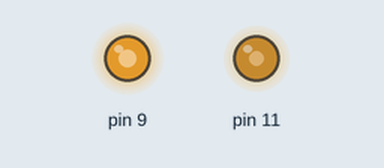
A sketch run on a simulated Arduino Uno, built with avr-gcc and run on an emulated ATmega328P. On the bench: output pins drawn as LEDs (lit = HIGH).

Above: at 0.1 s.
Timing chart, 0 to 1.6 s (numbered marks = the images above):
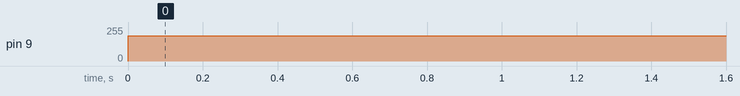

The sketch:

OCanada-ArduinoUnoR3-DualChannel.ino
```cpp
/*

    Ryerson University
    G. Raymond Chang School of Continuing Education

    CCPS 310 (1J0) – Computer Organization II – Winter 2020
    Instructor: Alexander Ufkes (https://www.linkedin.com/in/alex-ufkes-37154844/)
    Lab 6 - Lab 6 – AVR III: Program a piece of music for the Arduino Uno Board to play on the passive buzzer

    Version 2: O'Canada, double-line melody;
    one buzzer on pin 9 of the Arduino Uno Board, and another on its pin 11.
       - Main melody on pin 9      (buzzer 1).
       - Accompaniment on pin 11   (buzzer 2).

    Melody lines is encoded by me, Rob (Sohrab) Soltani, in April 2020 (https://rob.soltani.io).
    Melody lines are based on the score downloaded from: http://cantorion.org/music/3873/O-Canada-French-lyrics.

*/

// pitches.h provided by Alexander Ufkes
# include "pitches.h"

// Processor frequency divided by 8 (because using an 8-bit counter?)
#define BUZZER_CLOCK 16000000/8

// timer_init initializes time/counter control registers TCCR1A, TCCR1B, TCCR2A and TCCR2B
// Function sets appropriate bits in the registers
// Function was originally provided by Alexander Ufkes
void timer_init(void)
{

    // Using ARC Assembly language, set the bit for pin 9
    // on the DDRB register which is port B's data direction register (0x04).
    // This sets the pin as output.
   asm(" sbi 0x04, 1 ");

   TCCR1A = (1 << COM1A1) | (1 << WGM11);
   TCCR1B = (1 << WGM13)  | (1 << WGM12)  | (1 << CS11);

   // The rest of the code in this function by me.

   // Using ARC Assembly language, set the bit for pin 11
   // on the DDRB register which is port B's data direction register (0x04).
   // This sets the pin as output.
   asm(" sbi 0x04, 3 "); // Use PWM pin 11 Port b3 for accompaniment

   // Registers TCCR2A and TCCR2B are used to achive the secondary PWM,
   // for the second buzzer to be able to play a different frequency.
   // Second PWM implementation inspired by: https://www.arduino.cc/en/Tutorial/SecretsOfArduinoPWM
   TCCR2A =  (1 << COM2A0) | (1 << WGM20);
   TCCR2B =  (1 << WGM22)  | (1 << CS22);

}

// PlayTones accepts two frequency parameters; each for one buzzer.

// Based on freq, it sets the values of ICR1 and OCR1A registers,
// which in turn change the tone produced by buzzer 1 on pin 9.

// Based on freq2, the functionsets the value of OCR2A,
// which in turn changes the tone produced by buzzer 2 on pin 11.

// The PlayTones function is written by me
// based on the tone function originally provided by Alexander Ufkes;
// the tone function can be seen in: https://github.com/rob-soltani/OCanada-ArduinoUnoR3-SingleChannel.

// Unlike the SingleChannel (the GitHub project link above),
// in this project I do not use muteDurations
// as a separate array for silence between the notes.
// Instead my PlayTones function treats zeroes in the notes
// as silent notes with their own note duration in the
// noteDurations array.
void PlayTones(uint16_t freq, uint16_t freq2)
{

   // Part I: Handle buzzer 1 on pin 9
   // Check if we have silent note
   if (freq != 0 )
   {
     // We don't have silent note if we get here.

     // Again, set the bit for pin 9 on port B's data direction register (0x04)
     // because for some notes, and silence at the end, both the mute function
     // and the this (PlayTones) function clear the bit, so we need it set
     // again to play tones.
     asm(" sbi 0x04, 1 ");

     // Set the value of the Input Capture Register based on the input frequency.
     ICR1 = BUZZER_CLOCK/freq;

     // Set the value of the OCR1A register which is connected to pin 9.
     OCR1A = ICR1*3/4;
   }
   else
   {
     // We have a silent note if we get here.

     // Clear the LSB bit (pin 9) on port B's data direction register (0x04),
     // to stop output tone.
      asm(" cbi 0x04, 1 ");

      // Also, clear the LSB bit (pin 9) on port B's data register (0x05),
      // to stop output tone.
      asm(" cbi 0x05, 1 ");
   }


   // Part II: Handle buzzer 2 on pin 11
   // Check if we have silent note
   if (freq2 != 0 )
   {
     // We don't have silent note if we get here.

     // Again, set the bit for pin 11 on port B's data direction register (0x04)
     // because for some notes, and silence at the end, both the mute function
     // and the this (PlayTones) function clear the bit, so we need it set
     // again to play tones.
     asm(" sbi 0x04, 3 ");

     // Set the value of the OCR2A register which is connected to pin 11.
     // This way of setting PWM on register OCR2A (pin 11)is inspired by: https://www.arduino.cc/en/Tutorial/SecretsOfArduinoPWM
     OCR2A = BUZZER_CLOCK/64/(freq2)/2/2;
   }
   else
   {
     // We have a silent note if we get here.

     // Clear the 3rd bit (pin 11) on port B's data direction register (0x04),
     // to stop output tone.
      asm(" cbi 0x04, 3 ");

      // Also, clear the 3rd bit (pin 11) on port B's data register (0x05),
      // to stop output tone.
      asm(" cbi 0x05, 3 ");
   }

}

// The mute function achieves silence and silent notes when needed
// by clearing the pin 9 and pin 11 outputs and clearing the data direction bits.
// Function was originally provided by Alexander Ufkes and was modified by me to
// accomodate the second buzzer
void mute(void)
{
  // Clear the LSB bit on port B's data direction register (0x04),
  // to stop output tone.
  asm(" cbi 0x04, 1 ");

  // Also, clear the LSB bit on port B's data register (0x05),
  // to stop output tone.
  asm(" cbi 0x05, 1 ");

  asm(" cbi 0x04, 1 ");
  asm(" cbi 0x05, 1 ");

  asm(" cbi 0x04, 3 ");
  asm(" cbi 0x05, 3 ");
}

// The ususal Arduino setup function
// Function was provided by Alexander Ufkes
void setup()
{
  timer_init();
}


// The general template of the following three arrays and the loop Function
// was provided by Alexander Ufkes

/*
   An array to hold the notes for the main melody line of O Canada
   These are encoded by me.
   Zeroes represent silent notes (when the buzzer 1 on pin 9 is silenced).
*/
/*
   I divided the melody into what I call sentences (is that a valid music term?),
   which to me are musical statements that have musical meaning with a start,
   and an end. This helped me be able to listen and debug the music better.

   Each of these musical sentences are roughly represented as a group of four bars,
   which correspond to the bars in the original sheet music cited above.
   Each bar is on a separate line.

   This note groupings or buckets used in melody_line1, melody_line2, and noteDurations arrays.

   To synchronize melody lines, I decided to use one note duration in the
   noteDurations for both melody lines. That required me to repeat any note in one line
   which started at the same time as another note in the other line but itself
   was a longer note; e.g. if in a bar, the main melody began the bar with a whole note,
   but the accompaniment (second melody line) began with an eight note, I used durations in
   muteDurations so that it fit the smallest note which meant that the whole note had to
   be repeated as many times as there were notes in the second melody line.
   I hope I have made at least some sense here.
*/
uint16_t melody_line1[] =
{
    NOTE_G5,   NOTE_AS5,          0,   NOTE_AS5,                                                             // 1st Sentence - 1st bar
   NOTE_DS5,   NOTE_DS5,   NOTE_DS5,    NOTE_F5,                                                             // 1st Sentence - 2nd bar
    NOTE_G5,   NOTE_GS5,   NOTE_AS5,    NOTE_C6,                                                             // 1st Sentence - 3rd bar
    NOTE_F5,    NOTE_F5,                                                                                     // 1st Sentence - 4th bar

   // 14 note buckets in this sentence
   // 14 note buckets So far


    NOTE_G5,    NOTE_G5,    NOTE_A5,   NOTE_A5,   0,   NOTE_A5,                                              // 2nd Sentence - 1st bar
   NOTE_AS5,   NOTE_AS5,   NOTE_AS5,   NOTE_C6,                                                              // 2nd Sentence - 2nd bar
    NOTE_D6,          0,    NOTE_D6,         0,        NOTE_C6,   0,   NOTE_C6,   0,                         // 2nd Sentence - 3rd bar
   NOTE_AS5,   NOTE_AS5,   NOTE_AS5,   NOTE_F5,        NOTE_G5,                                              // 2nd - 3rd Sentence - 4th bar (1st bar)

   // 23 note buckets in this sentence*
   // 37 note buckets So far


   NOTE_GS5,   NOTE_GS5,   NOTE_GS5,    NOTE_G5,    NOTE_F5,    NOTE_G5,   NOTE_GS5,                         // 3rd Sentence - 1st bar*
   NOTE_AS5,   NOTE_AS5,   NOTE_AS5,   NOTE_GS5,    NOTE_G5,   NOTE_GS5,   NOTE_AS5,                         // 3rd Sentence - 2nd bar*
    NOTE_C6,          0,   NOTE_AS5,          0,   NOTE_GS5,   NOTE_GS5,          0,   NOTE_G5,   0,         // 3rd Sentence - 3rd bar *
    NOTE_F5,          0,    NOTE_F5,    NOTE_G5,                                                             // 3rd Sentence - 4th bar *

   // 27 note buckets in this sentence*
   // 64 note buckets So far


   NOTE_GS5,    NOTE_G5,    NOTE_F5,    NOTE_G5,   NOTE_GS5,                                                 // 4th Sentence - 1st bar *
   NOTE_AS5,   NOTE_AS5,   NOTE_GS5,    NOTE_G5,          0,   NOTE_G5,                                      // 4th Sentence - 2nd bar *
    NOTE_F5,   NOTE_AS5,          0,   NOTE_AS5,    NOTE_A5,   NOTE_G5,   NOTE_A5,                           // 4th Sentence - 3rd bar *
   NOTE_AS5,   NOTE_AS5,   NOTE_AS5,   NOTE_AS5,                                                             // 4th Sentence - 4th bar *


   // 22 note buckets in this sentence*
   // 86 note buckets So far


    NOTE_G5,   NOTE_AS5,    0,   NOTE_AS5,                                                                   // 5th Sentence - 1st bar
   NOTE_DS5,          0,    0,                                                                               // 5th Sentence - 2nd bar
   NOTE_GS5,    NOTE_C6,    0,    NOTE_C6,                                                                   // 5th Sentence - 3rd bar
    NOTE_F5,    NOTE_F5,    0,                                                                               // 5th Sentence - 4th bar

   // 14 note buckets in this sentence*
   // 100 note buckets So far


   NOTE_AS5,      NOTE_B5,           0,         NOTE_B5,                                                     // 6th Sentence - 1st bar
   NOTE_C6,      NOTE_GS5,     NOTE_G5,         NOTE_F5,                                                     // 6th Sentence - 2nd bar
   NOTE_DS5,     NOTE_DS5,     NOTE_F5,                                                                      // 6th Sentence - 3rd bar
   NOTE_G5,       NOTE_G5,           0,                                                                      // 6th Sentence - 4th bar

   // 14 note buckets in this sentence
   // 114 note buckets So far


   NOTE_AS5,   NOTE_DS6,         0,   NOTE_DS6,                                                              // 7th Sentence - 1st bar
    NOTE_C6,   NOTE_GS4,   NOTE_G4,    NOTE_F4,                                                              // 7th Sentence - 2nd bar
   NOTE_AS5,    NOTE_D5,                                                                                     // 7th Sentence - 3rd bar
   NOTE_DS6                                                                                                  // 7th Sentence - 4th bar

   // 11 note buckets in this sentence
   // 125 note buckets So far

};


/*
   An array to hold the notes for the accompaniment (second melody line) of O Canada
   These are encoded by me.
   Zeroes represent silent notes (when the buzzer 2 on pin 11 is silenced).
*/
/*
   The main ideas were expressed in the comments above the melody_line1 array.
   But one point to made here is that I had to selectively choose what notes
   from the sheet music (cited above) to include in the second line of music.
   I had to do this because the sheet music dictated that three or more notes
   be played at the same time which we could not do with two passive buzzer.

   Kudos to Calixa Lavallée for this beautiful piece of music and to musicians
   who can play all of its notes.
*/
uint16_t melody_line2[] =
{
   NOTE_DS2,   NOTE_D2,   NOTE_D2,    NOTE_D2,                                                               // 1st Sentence - 1st bar
    NOTE_C2,   NOTE_G1,   NOTE_C2,    NOTE_D2,                                                               // 1st Sentence - 2nd bar
   NOTE_DS2,   NOTE_C2,   NOTE_G1,   NOTE_GS1,                                                               // 1st Sentence - 3rd bar
   NOTE_AS1,         0,                                                                                      // 1st Sentence - 4th bar

   // 14 note buckets in this sentence
   // 14 note buckets So far


   NOTE_DS2,   NOTE_D2,    NOTE_C2,    NOTE_D2,    NOTE_D2,    NOTE_D2,                                      // 2nd Sentence - 1st bar
    NOTE_G1,   NOTE_D2,    NOTE_G2,   NOTE_FS2,                                                              // 2nd Sentence - 2nd bar
    NOTE_F2,   NOTE_F2,    NOTE_F2,    NOTE_F2,    NOTE_F1,    NOTE_F1,   NOTE_F1,   NOTE_F1,                // 2nd Sentence - 3rd bar
   NOTE_AS1,   NOTE_F1,   NOTE_AS1,   NOTE_AS1,   NOTE_AS1,                                                  // 2nd - 3rd Sentence - 4th bar (1st bar)

   // 23 note buckets in this sentence*
   // 37 note buckets So far


   NOTE_AS1,          0,   NOTE_AS1,   NOTE_AS1,   NOTE_AS1,   NOTE_GS1,   NOTE_GS1,                         // 3rd Sentence - 1st bar*
    NOTE_G1,    NOTE_G1,    NOTE_F1,    NOTE_F1,   NOTE_DS1,   NOTE_DS2,   NOTE_DS2,                         // 3rd Sentence - 2nd bar *
   NOTE_GS1,   NOTE_GS1,   NOTE_GS1,   NOTE_GS1,   NOTE_GS1,   NOTE_GS1,   NOTE_GS1,   NOTE_A1,   NOTE_A1,   // 3rd Sentence - 3rd bar *
   NOTE_AS1,   NOTE_AS1,   NOTE_AS1,   NOTE_AS1,                                                             // 3rd Sentence - 4th bar *

   // 27 note buckets in this sentence*
   // 64 note buckets So far


   NOTE_AS1,   NOTE_AS1,   NOTE_AS1,    NOTE_AS1,   NOTE_AS1,                                                // 4th Sentence - 1st bar *
   NOTE_DS2,    NOTE_D2,    NOTE_D2,    NOTE_DS2,   NOTE_DS2,    NOTE_E2,                                    // 4th Sentence - 2nd bar *
    NOTE_F2,    NOTE_F2,    NOTE_F2,     NOTE_F2,    NOTE_F2,    NOTE_F2,   NOTE_F2,                         // 4th Sentence - 3rd bar *
    NOTE_G1,    NOTE_F1,   NOTE_DS1,     NOTE_D1,                                                            // 4th Sentence - 4th bar *

   // 22 note buckets in this sentence*
   // 86 note buckets So far

   NOTE_DS1,    NOTE_D1,    NOTE_D1,    NOTE_D1,                                                             // 5th Sentence - 1st bar.
    NOTE_C1,   NOTE_GS1,    NOTE_G1,                                                                         // 5th Sentence - 2nd bar
    NOTE_F1,   NOTE_GS1,   NOTE_GS1,   NOTE_GS1,                                                             // 5th Sentence - 3rd bar
   NOTE_AS1,   NOTE_AS1,   NOTE_GS1,                                                                         // 5th Sentence - 4th bar

   // 14 note buckets in this sentence*
   // 100 note buckets So far


    NOTE_G1,   NOTE_DS1,   NOTE_DS1,   NOTE_DS1,                                                             // 6th Sentence - 1st bar
   NOTE_GS1,    NOTE_F1,    NOTE_E1,    NOTE_F1,                                                             // 6th Sentence - 2nd bar
    NOTE_C2,   NOTE_AS1,   NOTE_GS1,                                                                         // 6th Sentence - 3rd bar
    NOTE_G1,    NOTE_G2,    NOTE_F1,                                                                         // 6th Sentence - 4th bar

   // 14 note buckets in this sentence
   // 114 note buckets So far


   NOTE_DS1,   NOTE_G1,   NOTE_G1,    NOTE_G1,                                                              // 7th Sentence - 1st bar
   NOTE_DS1,   NOTE_F1,   NOTE_G1,   NOTE_GS1,                                                              // 7th Sentence - 2nd bar
    NOTE_G1,   NOTE_F1,                                                                                     // 7th Sentence - 3rd bar
   NOTE_DS1                                                                                                 // 7th Sentence - 4th bar

  // 11 note buckets in this sentence
  // 125 note buckets So far

};


/*
   An array to hold the duration of notes for both melody lines of O Canada
   These are encoded by me.
*/
/*
   Again, the main ideas were expressed in the comments above the melody_line1 array.

   One point about this function is that compared to the single-line melody version
   of the current project (https://github.com/rob-soltani/OCanada-ArduinoUnoR3-SingleChannel),
   in this double-line version I do not use a separate mechanism for silence after notes.

   So note durations in this array both apply to the non-silent notes in the two melody lines and
   the silent notes represented by zeroes in the corresponding arrays.
*/
uint8_t noteDurations[] =
{
    8,   5,   1,   2,                            // 1st Sentence - 1st bar
    4,   4,   4,   4,                            // 1st Sentence - 2nd bar
    4,   4,   4,   4,                            // 1st Sentence - 3rd bar
   10,   6,                                      // 1st Sentence - 4th bar

   // 14 note buckets in this sentence
   // 14 note buckets So far


   4,   4,   4,   1,   1,   2,                   // 2nd Sentence - 1st bar
   4,   4,   4,   4,                             // 2nd Sentence - 2nd bar
   3,   1,   3,   1,   3,   1,   3,   1,         // 2nd Sentence - 3rd bar
   4,   4,   4,   3,   1,                        // 2nd - 3rd Sentence - 4th bar (1st bar)

   // 23 note buckets in this sentence*
   // 37 note buckets So far


    3,   1,   2,   2,   4,   3,   1,             // 3rd Sentence - 1st bar *
    3,   1,   2,   2,   4,   3,   1,             // 3rd Sentence - 2nd bar *
    3,   1,   3,   1,   2,   1,   1,   3,   1,   // 3rd Sentence - 3rd bar *
   11,   1,   3,   1,                            // 3rd - 4th Sentence - 4th bar (1st bar)*

   // 27 note buckets in this sentence*
   // 64 note buckets So far


   6,   2,   4,   3,   1,                        // 4th Sentence - 1st bar *
   4,   2,   2,   3,   1,   4,                   // 4th Sentence - 2nd bar *
   4,   3,   1,   2,   2,   2,   2,              // 4th Sentence - 3rd bar *
   4,   4,   4,   4,                             // 4th Sentence - 4th bar *

   // 22 note buckets in this sentence*
   // 86 note buckets So far


   8,   5,   1,   2,                             // 5th Sentence - 1st bar
   8,   4,   4,                                  // 5th Sentence - 2nd bar
   8,   5,   1,   2,                             // 5th Sentence - 3rd bar
   8,   4,   4,                                  // 5th Sentence - 4th bar

   // 14 note buckets in this sentence
   // 100 note buckets So far


   8,   5,   1,   2,                             // 6th Sentence - 1st bar
   4,   4,   4,   4,                             // 6th Sentence - 2nd bar
   4,   4,   8,                                  // 6th Sentence - 3rd bar
   8,   4,   4,                                  // 6th Sentence - 4th bar

   // 14 note buckets in this sentence
   // 114 note buckets So far

    8,   5,   1,   2,                            // 7th Sentence - 1st bar
    4,   4,   4,   4,                            // 7th Sentence - 2nd bar
    8,   8,                                      // 7th Sentence - 3rd bar
   16,                                           // 7th Sentence - 4th bar

   // 11 note buckets in this sentence
   // 125 note buckets So far

};


// The usual Arduino loop.
// This was provided by Alexander Ufkes,
// But I modified it more than a bit to make the played music
// more pleasant to my ears and to support a double-line melody
// with two buzzers.
void loop()
{

   // Iterate through the notes of the melody
   for (int noteID = 0; noteID < sizeof(melody_line1)/sizeof(uint16_t *) ; noteID++)
   {
     // Read the frequency of the current note from the main melody array.
     int freq = melody_line1[noteID];

     // Read the frequency of the current note from the accompaniment melody array.
     int freq2 = melody_line2[noteID];

     // Send the frequencies to the PlayTones function to play them on
     // buzzer 1 and buzzer 2 on pin 9 and 11
     PlayTones(freq, freq2);

     // Read the duration of the current note from the noteDurations array.
     uint16_t noteDuration = noteDurations[noteID]*100;

     // Delay (keep playing the note) for the duration of the note
     delay(noteDuration);
   }

   // Silence the two buzzerz (this is after the whole song is played)
   mute();

   // Wait one second before playing the melody again and again and again ...
   delay(1000);
}
```

Source omitted: pitches.h (1880 bytes)

Measured:
- by itself, pin 9: 0/255 → 191/255 at 0.00 s
